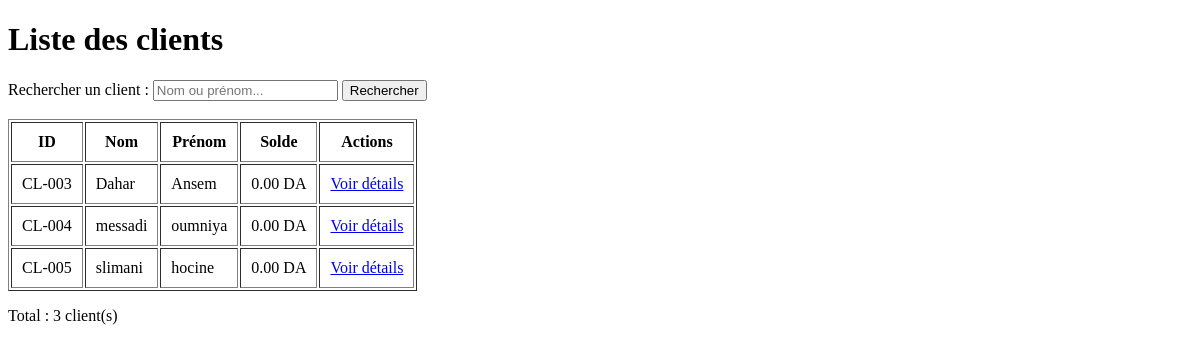
Before: /clients/ with the older database file.
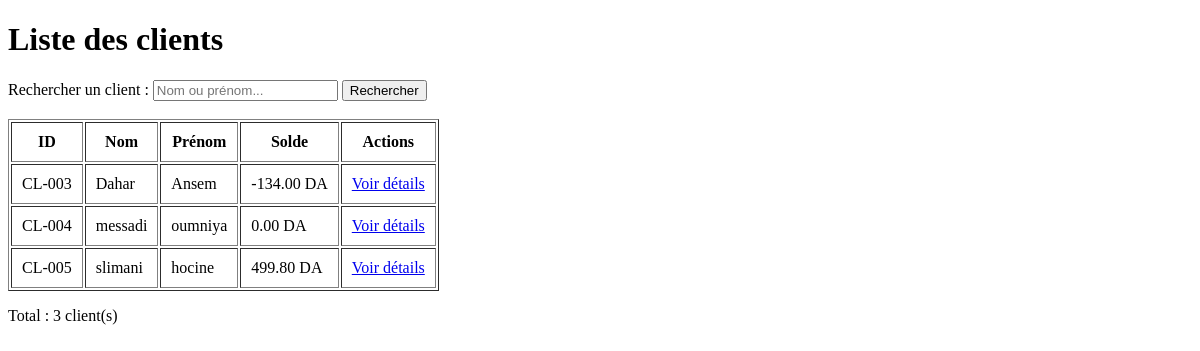
After: the same page with the newer database file.
### app1/models.py (models this page shows, shortened)
class Client(models.Model):
    nom = models.CharField(max_length=20)
    prenom = models.CharField(max_length=20)
    date_naissance = models.DateField(default='2000-01-01')
    telephone = PhoneNumberField(region='DZ', unique=True)
    email = models.EmailField(blank=True, null=True)
    adresse = models.TextField(blank=True, null=True)
    ville = models.CharField(max_length=100, blank=True, null=True)
    wilaya = models.CharField(max_length=100, blank=True, null=True)
    solde = models.DecimalField(max_digits=12, decimal_places=2, default=0.00)
    date_inscription = models.DateTimeField(auto_now_add=True)
    date_modification = models.DateTimeField(auto_now=True)
    remarques = models.TextField(blank=True, null=True)

### app1/views.py (the view)
# urls.py: path('clients/', views.liste_clients, name='liste_clients'),
def liste_clients(request):
    search = request.GET.get('search', '')
    client_trouve = None
    expeditions = []
    if search:
        clients = Client.objects.filter(nom__icontains=search) | Client.objects.filter(prenom__icontains=search)
        if clients.count() == 1:
            client_trouve = clients.first()
            expeditions = client_trouve.expedition_set.all().order_by('-date_creation')
    else:
        clients = Client.objects.all()
    return render(request, 'clients/liste.html', {
        'clients': clients,
        'search': search,
        'client_trouve': client_trouve,
        'expeditions': expeditions
    })

### app1/templates/clients/liste.html (shortened to what this page needs)
<!DOCTYPE html>
<html lang="fr">
<head>
</head>
<body>
    <h1>Liste des clients</h1>
    <form method="GET" action="">
        <label for="search">Rechercher un client :</label>
        <input type="text" name="search" id="search" value="{{ search }}" placeholder="Nom ou prénom...">
        <button type="submit">Rechercher</button>
    </form>
    <br>
    {% if client_trouve %}
    <h2>Résultat de la recherche : {{ client_trouve.nom }} {{ client_trouve.prenom }}</h2>
    <h3>Informations personnelles</h3>
    <table border="1" cellpadding="10">
        <tr>
            <th>ID</th>
            <td>CL-{{ client_trouve.id|stringformat:"03d" }}</td>
        </tr>
        <tr>
            <th>Nom</th>
            <td>{{ client_trouve.nom }}</td>
        </tr>
        <tr>
            <th>Prénom</th>
            <td>{{ client_trouve.prenom }}</td>
        </tr>
        <tr>
            <th>Téléphone</th>
            <td>{{ client_trouve.telephone }}</td>
        </tr>
        <tr>
            <th>Email</th>
            <td>{{ client_trouve.email|default:"Non renseigné" }}</td>
        </tr>
        <tr>
            <th>Solde</th>
            <td><strong>{{ client_trouve.solde }} DA</strong></td>
        </tr>
    </table>
    <br>
    <h3>Expéditions ({{ expeditions|length }})</h3>
    {% if expeditions %}
    <table border="1" cellpadding="10">
        <thead>
            <tr>
                <th>Numéro</th>
                <th>Destination</th>
                <th>Poids</th>
                <th>Volume</th>
                <th>Montant</th>
                <th>Statut</th>
                <th>Date création</th>
            </tr>
        </thead>
        <tbody>
            {% for exp in expeditions %}
            <tr>
                <td>{{ exp.get_numero_expedition }}</td>
                <td>{{ exp.destination.ville }} - {{ exp.destination.wilaya }}</td>
                <td>{{ exp.poids }} kg</td>
                <td>{{ exp.volume }} m³</td>
                <td>{{ exp.montant_total }} DA</td>
                <td>{{ exp.get_statut_display }}</td>
                <td>{{ exp.date_creation|date:"d/m/Y H:i" }}</td>
            </tr>
            {% endfor %}
        </tbody>
    </table>
    {% else %}
    <p>Ce client n'a encore effectué aucune expédition.</p>
    {% endif %}
    {% else %}
    <table border="1" cellpadding="10">
        <thead>
            <tr>
                <th>ID</th>
                <th>Nom</th>
                <th>Prénom</th>
                <th>Solde</th>
                <th>Actions</th>
            </tr>
        </thead>
        <tbody>
            {% for client in clients %}
            <tr>
                <td>CL-{{ client.id|stringformat:"03d" }}</td>
                <td>{{ client.nom }}</td>
                <td>{{ client.prenom }}</td>
                <td>{{ client.solde }} DA</td>
                <td>
                    <a href="{% url 'detail_client' client.id %}">Voir détails</a>
                </td>
            </tr>
            {% empty %}
            <tr>
                <td colspan="5">Aucun client trouvé.</td>
            </tr>
            {% endfor %}
        </tbody>
    </table>
    <p>Total : {{ clients|length }} client(s)</p>
    {% endif %}
</body>
</html>

Changed rows visible on the page:
changed Client "Dahar": solde "0.00" → "-134.00"
changed Client "slimani": solde "0.00" → "499.80"
